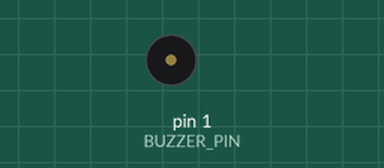
Recording of a sketch running on a simulated Arduino Uno, built with avr-gcc and run on an emulated ATmega328P. Shown: buzzer (waves = sounding, pin HIGH).

Above: at 0.5 s.
Timing chart, 0 to 4.6 s (numbered marks = the images above):
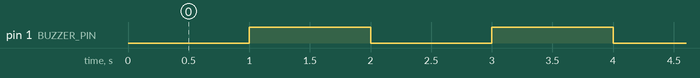

The sketch:

buzzer.ino
```cpp
#include "buzzer.h"

void setup() {
  // put your setup code here, to run once:
  pinMode(BUZZER_PIN, OUTPUT);
}

void loop() {
  // put your main code here, to run repeatedly:
  millis_buzzer();
}
```

buzzer.cpp
```cpp
#include "buzzer.h"

unsigned long temp_buzzer = 0;

void millis_buzzer(void)
{
    if ((millis() - temp_buzzer) >= 1000)
    {
        BUZZER_TOGGLE();
        temp_buzzer = millis();
    }
}
```

buzzer.h
```cpp
#ifndef __BUZZER_H
#define __BUZZER_H

#include "Arduino.h"

#define BUZZER_PIN 1
#define BUZZER_TOGGLE() digitalWrite(BUZZER_PIN, !digitalRead(BUZZER_PIN))

void millis_buzzer(void);

#endif
```

Measured:
- by itself, pin 1 (BUZZER_PIN): alternates HIGH for 1.0 s and LOW for 1.0 s
